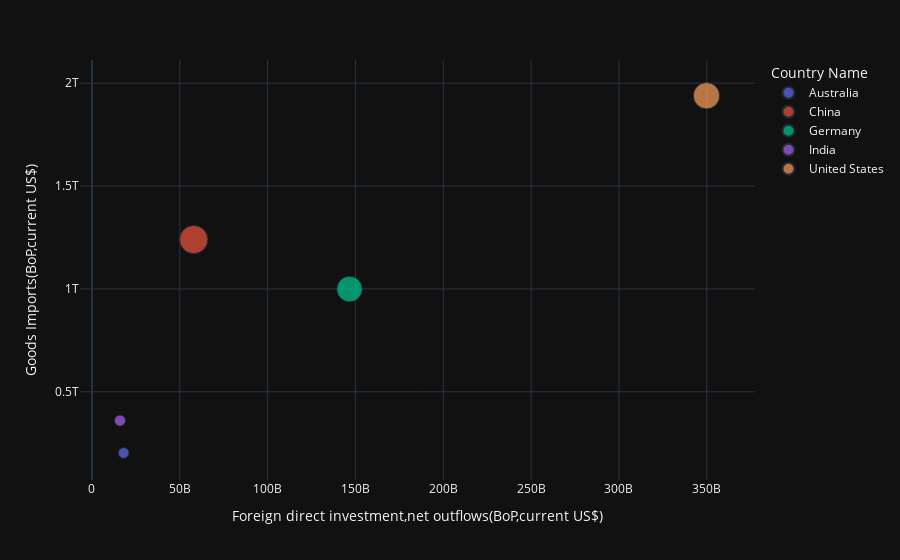

Here is the notebook cell this chart was saved with:
### Markdown cell above
## Goods export and import across different countries from 2010-2018

### Code cell
import pandas as pd
import plotly.express as px
import seaborn
import plotly.io as pio

pio.templates.default = "plotly_dark"

df_2010 = df[df["Year"]==2010]
fig = px.scatter(data_frame=df_2010, x="Foreign direct investment,net outflows(BoP,current US$) ", y="Goods Imports(BoP,current US$) ",size="Size", color="Country Name" )
fig.show()

### Figure 1 — Plotly figure (JSON) as saved in the notebook; plotly's stock layout.template omitted (floating-point values rounded to 4 significant figures)
{"data": [{"hovertemplate": "Country Name=Australia<br>Foreign direct investment,net outflows(BoP,current US$) =%{x}<br>Goods Imports(BoP,current US$) =%{y}<br>Size=%{marker.size}<extra></extra>", "legendgroup": "Australia", "marker": {"color": "#636efa", "size": [213800000000.0], "sizemode": "area", "sizeref": 3716000000.0, "symbol": "circle"}, "mode": "markers", "name": "Australia", "orientation": "v", "showlegend": true, "type": "scatter", "x": [18070000000.0], "xaxis": "x", "y": [202500000000.0], "yaxis": "y"}, {"hovertemplate": "Country Name=China<br>Foreign direct investment,net outflows(BoP,current US$) =%{x}<br>Goods Imports(BoP,current US$) =%{y}<br>Size=%{marker.size}<extra></extra>", "legendgroup": "China", "marker": {"color": "#EF553B", "size": [1486000000000.0], "sizemode": "area", "sizeref": 3716000000.0, "symbol": "circle"}, "mode": "markers", "name": "China", "orientation": "v", "showlegend": true, "type": "scatter", "x": [57950000000.0], "xaxis": "x", "y": [1240000000000.0], "yaxis": "y"}, {"hovertemplate": "Country Name=Germany<br>Foreign direct investment,net outflows(BoP,current US$) =%{x}<br>Goods Imports(BoP,current US$) =%{y}<br>Size=%{marker.size}<extra></extra>", "legendgroup": "Germany", "marker": {"color": "#00cc96", "size": [1212000000000.0], "sizemode": "area", "sizeref": 3716000000.0, "symbol": "circle"}, "mode": "markers", "name": "Germany", "orientation": "v", "showlegend": true, "type": "scatter", "x": [146600000000.0], "xaxis": "x", "y": [999100000000.0], "yaxis": "y"}, {"hovertemplate": "Country Name=India<br>Foreign direct investment,net outflows(BoP,current US$) =%{x}<br>Goods Imports(BoP,current US$) =%{y}<br>Size=%{marker.size}<extra></extra>", "legendgroup": "India", "marker": {"color": "#ab63fa", "size": [231000000000.0], "sizemode": "area", "sizeref": 3716000000.0, "symbol": "circle"}, "mode": "markers", "name": "India", "orientation": "v", "showlegend": true, "type": "scatter", "x": [15970000000.0], "xaxis": "x", "y": [360100000000.0], "yaxis": "y"}, {"hovertemplate": "Country Name=United States<br>Foreign direct investment,net outflows(BoP,current US$) =%{x}<br>Goods Imports(BoP,current US$) =%{y}<br>Size=%{marker.size}<extra></extra>", "legendgroup": "United States", "marker": {"color": "#FFA15A", "size": [1290279000000], "sizemode": "area", "sizeref": 3716000000.0, "symbol": "circle"}, "mode": "markers", "name": "United States", "orientation": "v", "showlegend": true, "type": "scatter", "x": [349828000000], "xaxis": "x", "y": [1938952000000], "yaxis": "y"}], "layout": {"legend": {"itemsizing": "constant", "title": {"text": "Country Name"}, "tracegroupgap": 0}, "margin": {"t": 60}, "xaxis": {"anchor": "y", "domain": [0, 1], "title": {"text": "Foreign direct investment,net outflows(BoP,current US$) "}}, "yaxis": {"anchor": "x", "domain": [0, 1], "title": {"text": "Goods Imports(BoP,current US$) "}}}}
